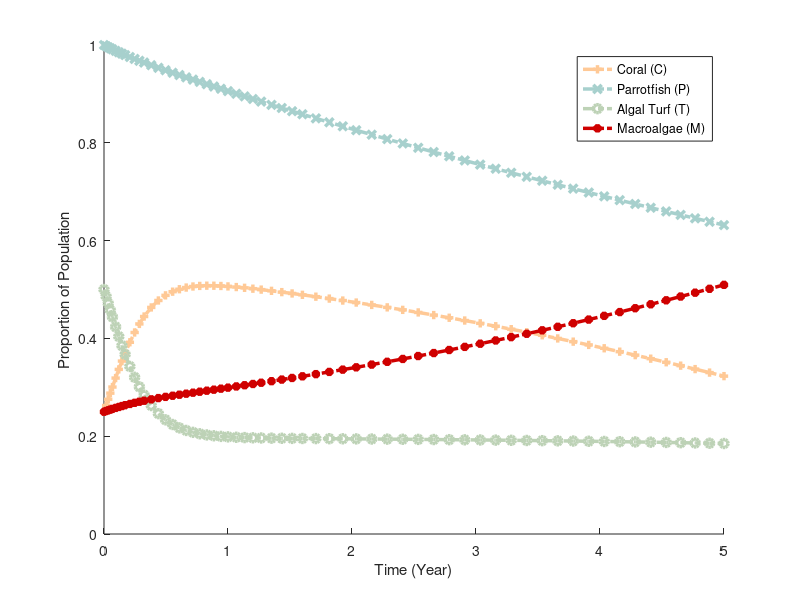

The MATLAB script that drew this image:


r = 10;
d = 2; %unknown
a = 0.1; %unknown
gamma = 0.8; %unknown
g = 10;
beta = 21; %unknown
kapa = 0.6; %known but not used
mu = 0.22;
h = 0.3; %<----CONTROL VARIABLE FOR GAME THEORY
alpha = 1;
q = 0.47;
sigma = 0.01; %unknown

g = @(P) (alpha*P)/beta;

% set up DFE
% dC/dt = rTC + sigmaPC - C(aM + d) #ignore sigmaPC for now
% dP/dt = qP(1-P/betaC) + kapaP - (h + mu)P 
% #remove kapaP, so = qP(1-P/betaC) - (h + mu)P
% dT/dt = dC + (g(P)M)/(M + T) - (rC + gammaM)T
% dM/dt = aMC + gammaMT - (g(P)M)/(M + T)
%
% C = y(1), P = y(2), T = y(3), M = y(4)
f = @(t,y) [r*y(3)*y(1) + sigma*y(2)*y(1) - y(1)*(a*y(4) + d),
            q*y(2)*(1-(y(2)/(beta*y(1)))) - (h+mu)*y(2), 
            d*y(1) + (g(y(2))*y(4))/(y(4)+y(3)) - (r*y(1) + gamma*y(4))*y(3),
            a * y(4)*y(1) + gamma*y(4)*y(3) - (g(y(2))*y(4))/(y(4)+y(3))];

C = 1/4;
P = 1;
T = 1/2;
M = 1/4;
        
  
% solve with ODE 45
[t,ya] = ode45(f, [0 5], [C, P, T, M]);

% graph
figure
hold on
plot(t, ya(:,1), '+-.', 'Color', '#FFC996', 'Linewidth', 2.5)
plot(t, ya(:,2), 'x-.', 'Color', '#A7D0CD', 'Linewidth', 2.5)
plot(t, ya(:,3), 'o-.', 'Color', '#BDD2B6', 'Linewidth', 2.5)
plot(t, ya(:,4), '*-.', 'Color', '#CF0000', 'Linewidth', 2.5)
legend('Coral (C)', 'Parrotfish (P)', 'Algal Turf (T)', 'Macroalgae (M)')
xlabel('Time (Year)')
ylabel('Proportion of Population')